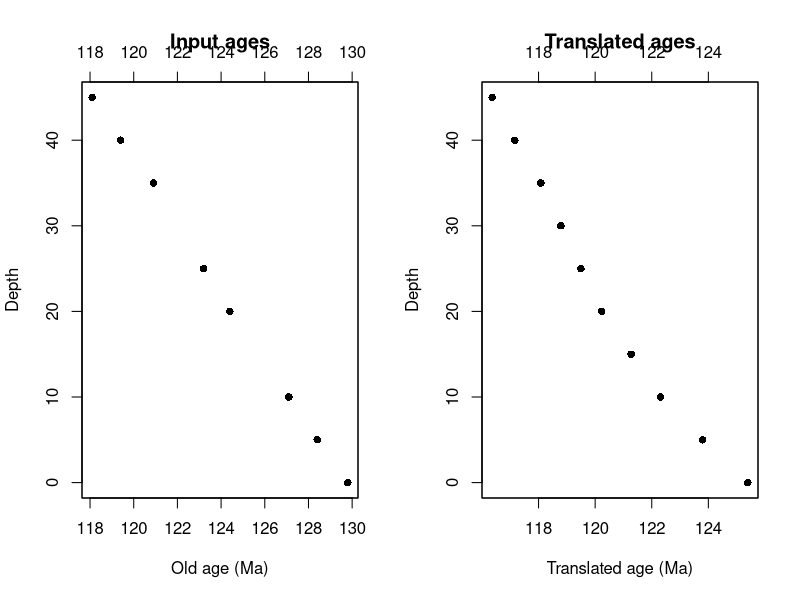

Recreate this plot in R.
####################################################################################################
##### Translate Phanerozoic sample ages between GTS2012 and GTS2020
#####
##### 
##### Hard-code full Phanerozoic stage tables for each timescale.
##### Build a shared boundary grid between the two timescales.
##### Translate old ages with piecewise linear interpolation between shared boundary ages.
##### Re-classify translated ages on the new timescale.
##### Depth-based interpolation fallback for samples that could not be translated directly from old age.
####################################################################################################



####################################################################################################
##### Hard-coded Phanerozoic timescale tables
####################################################################################################

build_gts2020 <- function() {
  
  stage <- c(
    "Meghalayan", "Northgrippian", "Greenlandian",
    "Late Pleistocene", "Chibanian", "Calabrian", "Gelasian",
    "Piacenzian", "Zanclean",
    "Messinian", "Tortonian", "Serravallian", "Langhian", "Burdigalian", "Aquitanian",
    "Chattian", "Rupelian",
    "Priabonian", "Bartonian", "Lutetian", "Ypresian",
    "Thanetian", "Selandian", "Danian",
    "Maastrichtian", "Campanian", "Santonian", "Coniacian", "Turonian", "Cenomanian",
    "Albian", "Aptian", "Barremian", "Hauterivian", "Valanginian", "Berriasian",
    "Tithonian", "Kimmeridgian", "Oxfordian",
    "Callovian", "Bathonian", "Bajocian", "Aalenian",
    "Toarcian", "Pliensbachian", "Sinemurian", "Hettangian",
    "Rhaetian", "Norian", "Carnian",
    "Ladinian", "Anisian",
    "Olenekian", "Induan",
    "Changhsingian", "Wuchiapingian",
    "Capitanian", "Wordian", "Roadian",
    "Kungurian", "Artinskian", "Sakmarian", "Asselian",
    "Gzhelian", "Kasimovian", "Moscovian", "Bashkirian",
    "Serpukhovian", "Visean", "Tournaisian",
    "Famennian", "Frasnian",
    "Givetian", "Eifelian",
    "Emsian", "Pragian", "Lochkovian",
    "Pridoli",
    "Ludfordian", "Gorstian",
    "Homerian", "Sheinwoodian",
    "Telychian", "Aeronian", "Rhuddanian",
    "Hirnantian", "Katian", "Sandbian",
    "Darriwilian", "Dapingian",
    "Floian", "Tremadocian",
    "Age 10", "Jiangshanian", "Paibian",
    "Guzhangian", "Drumian", "Wuliuan",
    "Age 4", "Age 3", "Age 2", "Fortunian"
  )
  
  base_ma <- c(
    0.004250, 0.008236, 0.01170,
    0.129, 0.774, 1.80, 2.58,
    3.60, 5.335,
    7.25, 11.625, 13.82, 15.99, 20.45, 23.04,
    27.29, 33.90,
    37.71, 41.03, 48.07, 56.00,
    59.24, 61.66, 66.04,
    72.17, 83.65, 85.70, 89.39, 93.90, 100.50,
    113.20, 121.40, 126.50, 132.60, 137.70, 143.10,
    149.24, 154.80, 161.50,
    165.30, 168.20, 170.90, 174.70,
    184.20, 192.90, 199.46, 201.36,
    205.74, 227.30, 237.00,
    241.46, 246.70,
    249.88, 251.90,
    254.24, 259.55,
    264.34, 269.21, 274.37,
    283.30, 290.51, 293.52, 298.89,
    303.68, 307.02, 315.15, 323.40,
    330.34, 346.73, 359.30,
    371.10, 378.90,
    385.30, 394.30,
    410.50, 412.40, 419.00,
    422.73,
    425.01, 426.74,
    430.62, 432.93,
    438.59, 440.49, 443.07,
    445.21, 452.75, 458.18,
    469.42, 471.26,
    477.08, 486.85,
    491.00, 494.20, 497.00,
    500.50, 504.50, 509.00,
    514.50, 521.00, 529.00, 538.80
  )
  
  period <- c(
    rep("Quaternary", 7),
    rep("Neogene", 8),
    rep("Paleogene", 9),
    rep("Cretaceous", 12),
    rep("Jurassic", 11),
    rep("Triassic", 7),
    rep("Permian", 9),
    rep("Carboniferous", 7),
    rep("Devonian", 7),
    rep("Silurian", 8),
    rep("Ordovician", 7),
    rep("Cambrian", 10)
  )
  
  series_epoch <- c(
    "Holocene", "Holocene", "Holocene",
    "Pleistocene", "Pleistocene", "Pleistocene", "Pleistocene",
    
    "Pliocene", "Pliocene",
    "Miocene", "Miocene", "Miocene", "Miocene", "Miocene", "Miocene",
    
    "Oligocene", "Oligocene",
    "Eocene", "Eocene", "Eocene", "Eocene",
    "Paleocene", "Paleocene", "Paleocene",
    
    "Late Cretaceous", "Late Cretaceous", "Late Cretaceous", "Late Cretaceous", "Late Cretaceous", "Late Cretaceous",
    "Early Cretaceous", "Early Cretaceous", "Early Cretaceous", "Early Cretaceous", "Early Cretaceous", "Early Cretaceous",
    
    "Late Jurassic", "Late Jurassic", "Late Jurassic",
    "Middle Jurassic", "Middle Jurassic", "Middle Jurassic", "Middle Jurassic",
    "Early Jurassic", "Early Jurassic", "Early Jurassic", "Early Jurassic",
    
    "Late Triassic", "Late Triassic", "Late Triassic",
    "Middle Triassic", "Middle Triassic",
    "Early Triassic", "Early Triassic",
    
    "Lopingian", "Lopingian",
    "Guadalupian", "Guadalupian", "Guadalupian",
    "Cisuralian", "Cisuralian", "Cisuralian", "Cisuralian",
    
    "Pennsylvanian", "Pennsylvanian", "Pennsylvanian", "Pennsylvanian",
    "Mississippian", "Mississippian", "Mississippian",
    
    "Late Devonian", "Late Devonian",
    "Middle Devonian", "Middle Devonian",
    "Early Devonian", "Early Devonian", "Early Devonian",
    
    "Pridoli",
    "Ludlow", "Ludlow",
    "Wenlock", "Wenlock",
    "Llandovery", "Llandovery", "Llandovery",
    
    "Late Ordovician", "Late Ordovician", "Late Ordovician",
    "Middle Ordovician", "Middle Ordovician",
    "Early Ordovician", "Early Ordovician",
    
    "Furongian", "Furongian", "Furongian",
    "Miaolingian", "Miaolingian", "Miaolingian",
    "Series 2", "Series 2", "Series 2", "Terreneuvian"
  )
  
  out <- data.frame(
    period = period,
    series_epoch = series_epoch,
    stage = stage,
    base_ma = base_ma,
    stringsAsFactors = FALSE
  )
  
  out$top_ma <- c(0, head(out$base_ma, -1))
  
  # boundary_id is what gets used in the shared control-point mapping
  out$boundary_id <- out$stage
  out$boundary_id[out$stage == "Greenlandian"]     <- "Holocene"
  out$boundary_id[out$stage == "Late Pleistocene"] <- "Late Pleistocene"
  
  out
}


build_gts2012 <- function() {
  
  stage <- c(
    "Holocene", "Upper Pleistocene", "Calabrian", "Gelasian",
    "Piacenzian", "Zanclean",
    "Messinian", "Tortonian", "Serravallian", "Langhian", "Burdigalian", "Aquitanian",
    "Chattian", "Rupelian",
    "Priabonian", "Bartonian", "Lutetian", "Ypresian",
    "Thanetian", "Selandian", "Danian",
    "Maastrichtian", "Campanian", "Santonian", "Coniacian", "Turonian", "Cenomanian",
    "Albian", "Aptian", "Barremian", "Hauterivian", "Valanginian", "Berriasian",
    "Tithonian", "Kimmeridgian", "Oxfordian",
    "Callovian", "Bathonian", "Bajocian", "Aalenian",
    "Toarcian", "Pliensbachian", "Sinemurian", "Hettangian",
    "Rhaetian", "Norian", "Carnian",
    "Ladinian", "Anisian", "Olenekian", "Induan",
    "Changhsingian", "Wuchiapingian",
    "Capitanian", "Wordian", "Roadian",
    "Kungurian", "Artinskian", "Sakmarian", "Asselian",
    "Gzhelian", "Kasimovian", "Moscovian", "Bashkirian",
    "Serpukhovian", "Visean", "Tournaisian",
    "Famennian", "Frasnian",
    "Givetian", "Eifelian",
    "Emsian", "Pragian", "Lochkovian",
    "Pridoli",
    "Ludfordian", "Gorstian",
    "Homerian", "Sheinwoodian",
    "Telychian", "Aeronian", "Rhuddanian",
    "Hirnantian", "Katian", "Sandbian",
    "Darriwilian", "Dapingian",
    "Floian", "Tremadocian",
    "Age 10", "Jiangshanian", "Paibian",
    "Guzhangian", "Drumian", "Wuliuan",
    "Age 4", "Age 3", "Age 2", "Fortunian"
  )
  
  base_ma <- c(
    0.0118, 0.126, 1.806, 2.59,
    3.60, 5.333,
    7.246, 11.63, 13.82, 15.97, 20.43, 23.03,
    28.09, 33.89,
    37.80, 41.20, 47.82, 55.96,
    59.24, 61.61, 66.04,
    72.05, 83.64, 86.26, 89.77, 93.90, 100.50,
    112.95, 126.30, 130.77, 133.88, 140.18, 145.01,
    152.06, 157.30, 163.50,
    166.10, 168.30, 170.30, 174.10,
    182.70, 190.80, 199.30, 201.30,
    209.46, 228.35, 237.00,
    241.50, 247.06, 250.01, 252.16,
    254.20, 259.81,
    265.14, 268.80, 272.30,
    279.33, 290.06, 295.53, 298.88,
    303.67, 306.99, 315.16, 323.23,
    330.92, 346.73, 358.94,
    372.24, 382.69,
    387.72, 393.25,
    407.57, 410.78, 419.20,
    422.96,
    425.57, 427.36,
    430.45, 433.35,
    438.49, 440.77, 443.83,
    445.16, 452.97, 458.36,
    467.25, 469.96,
    477.72, 485.37,
    489.50, 494.00, 497.00,
    500.50, 504.50, 509.00,
    514.00, 521.00, 529.00, 541.00
  )
  
  period <- c(
    rep("Quaternary", 4),
    rep("Neogene", 8),
    rep("Paleogene", 9),
    rep("Cretaceous", 12),
    rep("Jurassic", 11),
    rep("Triassic", 7),
    rep("Permian", 9),
    rep("Carboniferous", 7),
    rep("Devonian", 7),
    rep("Silurian", 8),
    rep("Ordovician", 7),
    rep("Cambrian", 10)
  )
  
  series_epoch <- c(
    "Holocene", "Pleistocene", "Pleistocene", "Pleistocene",
    
    "Pliocene", "Pliocene",
    "Miocene", "Miocene", "Miocene", "Miocene", "Miocene", "Miocene",
    
    "Oligocene", "Oligocene",
    "Eocene", "Eocene", "Eocene", "Eocene",
    "Paleocene", "Paleocene", "Paleocene",
    
    "Late Cretaceous", "Late Cretaceous", "Late Cretaceous", "Late Cretaceous", "Late Cretaceous", "Late Cretaceous",
    "Early Cretaceous", "Early Cretaceous", "Early Cretaceous", "Early Cretaceous", "Early Cretaceous", "Early Cretaceous",
    
    "Late Jurassic", "Late Jurassic", "Late Jurassic",
    "Middle Jurassic", "Middle Jurassic", "Middle Jurassic", "Middle Jurassic",
    "Early Jurassic", "Early Jurassic", "Early Jurassic", "Early Jurassic",
    
    "Late Triassic", "Late Triassic", "Late Triassic",
    "Middle Triassic", "Middle Triassic",
    "Early Triassic", "Early Triassic",
    
    "Lopingian", "Lopingian",
    "Guadalupian", "Guadalupian", "Guadalupian",
    "Cisuralian", "Cisuralian", "Cisuralian", "Cisuralian",
    
    "Pennsylvanian", "Pennsylvanian", "Pennsylvanian", "Pennsylvanian",
    "Mississippian", "Mississippian", "Mississippian",
    
    "Late Devonian", "Late Devonian",
    "Middle Devonian", "Middle Devonian",
    "Early Devonian", "Early Devonian", "Early Devonian",
    
    "Pridoli",
    "Ludlow", "Ludlow",
    "Wenlock", "Wenlock",
    "Llandovery", "Llandovery", "Llandovery",
    
    "Late Ordovician", "Late Ordovician", "Late Ordovician",
    "Middle Ordovician", "Middle Ordovician",
    "Early Ordovician", "Early Ordovician",
    
    "Furongian", "Furongian", "Furongian",
    "Miaolingian", "Miaolingian", "Miaolingian",
    "Series 2", "Series 2", "Series 2", "Terreneuvian"
  )
  
  out <- data.frame(
    period = period,
    series_epoch = series_epoch,
    stage = stage,
    base_ma = base_ma,
    stringsAsFactors = FALSE
  )
  
  out$top_ma <- c(0, head(out$base_ma, -1))
  
  out$boundary_id <- out$stage
  out$boundary_id[out$stage == "Holocene"]          <- "Holocene"
  out$boundary_id[out$stage == "Upper Pleistocene"] <- "Late Pleistocene"
  
  out
}


build_timescale_library <- function() {
  list(
    GTS2012 = build_gts2012(),
    GTS2020 = build_gts2020()
  )
}


####################################################################################################
##### Helpers
####################################################################################################

get_timescale <- function(timescale_name, ts_library) {
  
  if (!timescale_name %in% names(ts_library)) {
    stop("Unknown timescale: ", timescale_name)
  }
  
  ts_library[[timescale_name]]
}


check_input_lengths <- function(old_age, depth) {
  
  if (length(old_age) != length(depth)) {
    stop("'old_age' and 'depth' must have the same length.")
  }
}


check_phanerozoic_range <- function(age) {
  
  out_of_range <- !is.na(age) & (age < 0 | age > 541)
  
  if (any(out_of_range)) {
    warning("Some ages lie outside the Phanerozoic 0-541 Ma range and will return NA.")
  }
}


make_boundary_table <- function(ts) {
  
  data.frame(
    boundary_id = c("top", ts$boundary_id),
    age_ma = c(0, ts$base_ma),
    stringsAsFactors = FALSE
  )
}


make_shared_boundary_table <- function(old_ts, new_ts) {
  
  old_b <- make_boundary_table(old_ts)
  new_b <- make_boundary_table(new_ts)
  
  shared_ids <- intersect(old_b$boundary_id, new_b$boundary_id)
  
  old_b <- old_b[old_b$boundary_id %in% shared_ids, , drop = FALSE]
  new_b <- new_b[new_b$boundary_id %in% shared_ids, , drop = FALSE]
  
  merged <- merge(
    old_b,
    new_b,
    by = "boundary_id",
    suffixes = c("_old", "_new"),
    sort = FALSE
  )
  
  merged <- merged[order(merged$age_ma_old), , drop = FALSE]
  rownames(merged) <- NULL
  
  merged
}


classify_age <- function(age, ts) {
  
  n <- length(age)
  
  out <- data.frame(
    period = rep(NA_character_, n),
    series_epoch = rep(NA_character_, n),
    stage = rep(NA_character_, n),
    stringsAsFactors = FALSE
  )
  
  if (n == 0) {
    return(out)
  }
  
  for (i in seq_len(n)) {
    
    if (is.na(age[i])) {
      next
    }
    
    hit <- which(age[i] > ts$top_ma & age[i] <= ts$base_ma)
    
    # special case for exact present-day age
    if (length(hit) == 0 && age[i] == 0) {
      hit <- 1L
    }
    
    # special case for exact 541 Ma Fortunian base
    if (length(hit) == 0 && age[i] == max(ts$base_ma)) {
      hit <- which.max(ts$base_ma)
    }
    
    if (length(hit) == 1L) {
      out$period[i]       <- ts$period[hit]
      out$series_epoch[i] <- ts$series_epoch[hit]
      out$stage[i]        <- ts$stage[hit]
    }
  }
  
  out
}


translate_age_from_boundaries <- function(age, shared_boundaries) {
  
  if (is.na(age)) {
    return(NA_real_)
  }
  
  # No extrapolation beyond shared boundary range
  if (age < min(shared_boundaries$age_ma_old) || age > max(shared_boundaries$age_ma_old)) {
    return(NA_real_)
  }
  
  approx(
    x = shared_boundaries$age_ma_old,
    y = shared_boundaries$age_ma_new,
    xout = age,
    method = "linear",
    rule = 1
  )$y
}


fill_by_depth_fallback <- function(new_age, depth) {
  
  out <- new_age
  
  good <- which(!is.na(out) & !is.na(depth))
  bad  <- which(is.na(out) & !is.na(depth))
  
  if (length(good) < 2L || length(bad) == 0L) {
    return(out)
  }
  
  ord_good <- order(depth[good])
  
  x_good <- depth[good][ord_good]
  y_good <- out[good][ord_good]
  
  # Collapse duplicate depths if they exist
  keep <- !duplicated(x_good)
  x_good <- x_good[keep]
  y_good <- y_good[keep]
  
  if (length(x_good) < 2L) {
    return(out)
  }
  
  y_bad <- approx(
    x = x_good,
    y = y_good,
    xout = depth[bad],
    method = "linear",
    rule = 1
  )$y
  
  out[bad] <- y_bad
  
  out
}


####################################################################################################
##### Main translation function
####################################################################################################

translate_timescale_age <- function(old_age,
                                    depth,
                                    old_timescale = "GTS2012",
                                    new_timescale = "GTS2020",
                                    allow_depth_fallback = TRUE,
                                    ts_library = build_timescale_library()) {
  
  check_input_lengths(old_age = old_age, depth = depth)
  check_phanerozoic_range(old_age)
  
  old_ts <- get_timescale(old_timescale, ts_library)
  new_ts <- get_timescale(new_timescale, ts_library)
  
  shared_boundaries <- make_shared_boundary_table(old_ts, new_ts)
  
  new_age_direct <- vapply(
    X = old_age,
    FUN = translate_age_from_boundaries,
    FUN.VALUE = numeric(1),
    shared_boundaries = shared_boundaries
  )
  
  new_age <- new_age_direct
  
  age_source <- rep("direct_age_translation", length(old_age))
  age_source[is.na(new_age_direct)] <- NA_character_
  
  if (allow_depth_fallback) {
    new_age_filled <- fill_by_depth_fallback(new_age = new_age_direct, depth = depth)
    
    used_fallback <- is.na(new_age_direct) & !is.na(new_age_filled)
    
    new_age[used_fallback] <- new_age_filled[used_fallback]
    age_source[used_fallback] <- "depth_fallback"
  }
  
  old_class <- classify_age(age = old_age, ts = old_ts)
  new_class <- classify_age(age = new_age, ts = new_ts)
  
  out <- data.frame(
    depth = depth,
    old_age = old_age,
    old_period = old_class$period,
    old_series_epoch = old_class$series_epoch,
    old_stage = old_class$stage,
    new_age = new_age,
    new_period = new_class$period,
    new_series_epoch = new_class$series_epoch,
    new_stage = new_class$stage,
    age_source = age_source,
    stringsAsFactors = FALSE
  )
  
  out
}


####################################################################################################
##### Example with dummy data
####################################################################################################

# Synthetic section mostly spanning the Barremian-Aptian interval,where the GTS2012 -> GTS2020 
# change is fairly noticeable. Two ages are intentionally missing to demonstrate depth fallback.

dummy_depth <- c(0, 5, 10, 15, 20, 25, 30, 35, 40, 45)

dummy_old_age <- c(
  129.8,
  128.4,
  127.1,
  NA,
  124.4,
  123.2,
  NA,
  120.9,
  119.4,
  118.1
)

result <- translate_timescale_age(
  old_age = dummy_old_age,
  depth = dummy_depth,
  old_timescale = "GTS2012",
  new_timescale = "GTS2020",
  allow_depth_fallback = TRUE
)

print(result, row.names = FALSE)


####################################################################################################
##### plot
####################################################################################################

plot_translation_demo <- function(result_object) {
  
  op <- par(no.readonly = TRUE)
  on.exit(par(op), add = TRUE)
  
  par(mfrow = c(1, 2))
  
  plot(
    result_object$old_age,
    result_object$depth,
    pch = 16,
    xlab = "Old age (Ma)",
    ylab = "Depth",
    main = "Input ages"
  )
  axis(3)
  box()
  
  plot(
    result_object$new_age,
    result_object$depth,
    pch = 16,
    xlab = "Translated age (Ma)",
    ylab = "Depth",
    main = "Translated ages"
  )
  axis(3)
  box()
}

plot_translation_demo(result)
